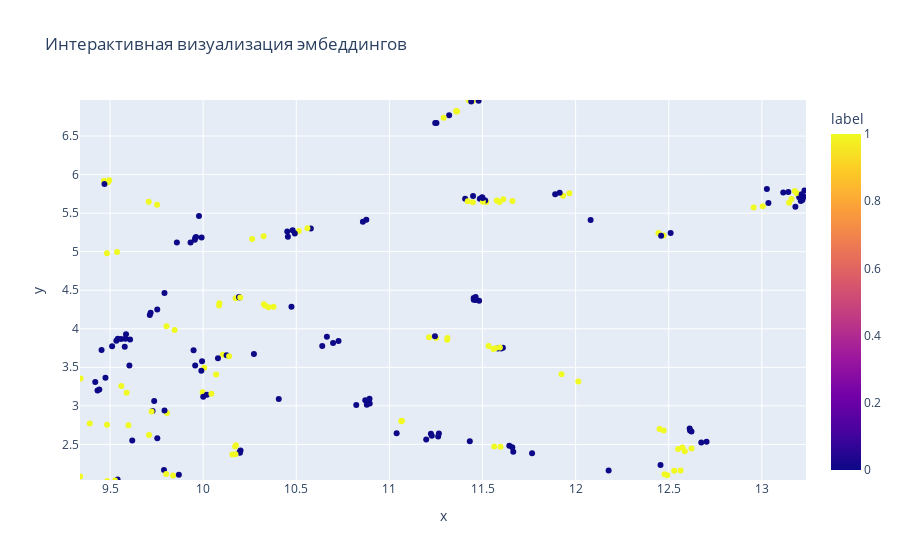

Here is the notebook cell this chart was saved with:
### Code cell
import plotly.express as px
from sentence_transformers import SentenceTransformer
import random
import pandas as pd
import umap

# --- 1. Случайные пары для визуализации ---
num_samples = 500  # сколько пар брать
sample_pairs = random.sample(pairs, num_samples)

texts = [a for a, b, l in sample_pairs] + [b for a, b, l in sample_pairs]
labels = [l for a, b, l in sample_pairs] + [l for a, b, l in sample_pairs]

# --- 2. Загружаем модель и получаем эмбеддинги ---
model = SentenceTransformer("./wh_sentence_model")
embeddings = model.encode(texts, convert_to_numpy=True)

# --- 3. Уменьшаем размерность ---
reducer = umap.UMAP(n_components=2, random_state=42)
reduced = reducer.fit_transform(embeddings)

# --- 4. Создаём DataFrame для Plotly ---
df = pd.DataFrame({
    "x": reduced[:, 0],
    "y": reduced[:, 1],
    "text": [txt[:40] + "..." for txt in texts],  # подписи обрезаны
    "label": labels
})

# --- 5. Интерактивный график ---
fig = px.scatter(
    df,
    x="x",
    y="y",
    color="label",           # по классам
    hover_data=["text"],     # показываем текст при наведении
    title="Интерактивная визуализация эмбеддингов"
)
fig.show()

### Figure 1 — Plotly figure (JSON) as saved in the notebook; plotly's stock layout.template omitted (floating-point values rounded to 4 significant figures; data arrays with more than 128 entries replaced by an {"elided": "..."} marker saying what was removed)
{"data": [{"customdata": {"elided": "1000x1 str values"}, "hovertemplate": "x=%{x}<br>y=%{y}<br>text=%{customdata[0]}<br>label=%{marker.color}<extra></extra>", "legendgroup": "", "marker": {"color": {"elided": "1000 int values"}, "coloraxis": "coloraxis", "symbol": "circle"}, "mode": "markers", "name": "", "orientation": "v", "showlegend": false, "type": "scatter", "x": {"elided": "1000 float values"}, "xaxis": "x", "y": {"elided": "1000 float values"}, "yaxis": "y"}], "layout": {"autosize": true, "coloraxis": {"colorbar": {"title": {"text": "label"}}, "colorscale": [[0, "#0d0887"], [0.1111, "#46039f"], [0.2222, "#7201a8"], [0.3333, "#9c179e"], [0.4444, "#bd3786"], [0.5556, "#d8576b"], [0.6667, "#ed7953"], [0.7778, "#fb9f3a"], [0.8889, "#fdca26"], [1, "#f0f921"]]}, "dragmode": "pan", "legend": {"tracegroupgap": 0}, "title": {"text": "Интерактивная визуализация эмбеддингов"}, "xaxis": {"anchor": "y", "autorange": false, "domain": [0, 1], "range": [9.339, 13.24], "title": {"text": "x"}, "type": "linear"}, "yaxis": {"anchor": "x", "autorange": false, "domain": [0, 1], "range": [2.038, 6.967], "title": {"text": "y"}, "type": "linear"}}}
